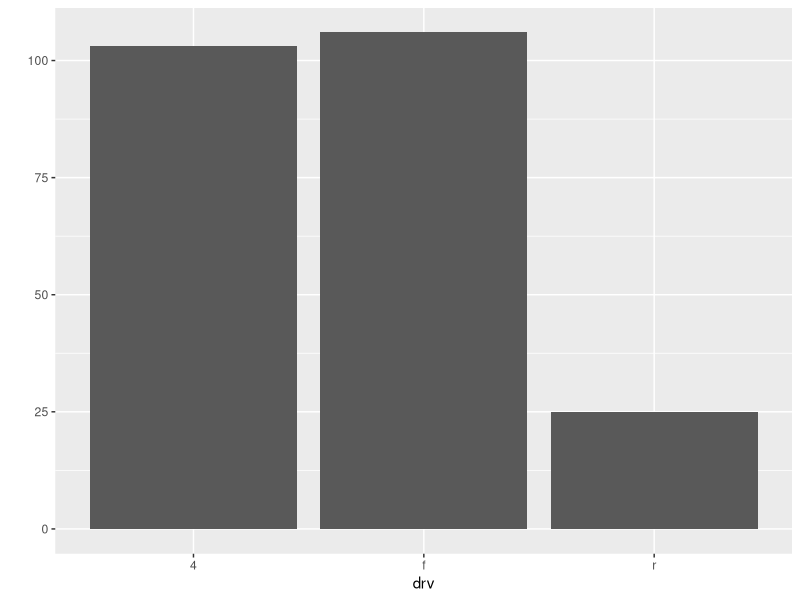
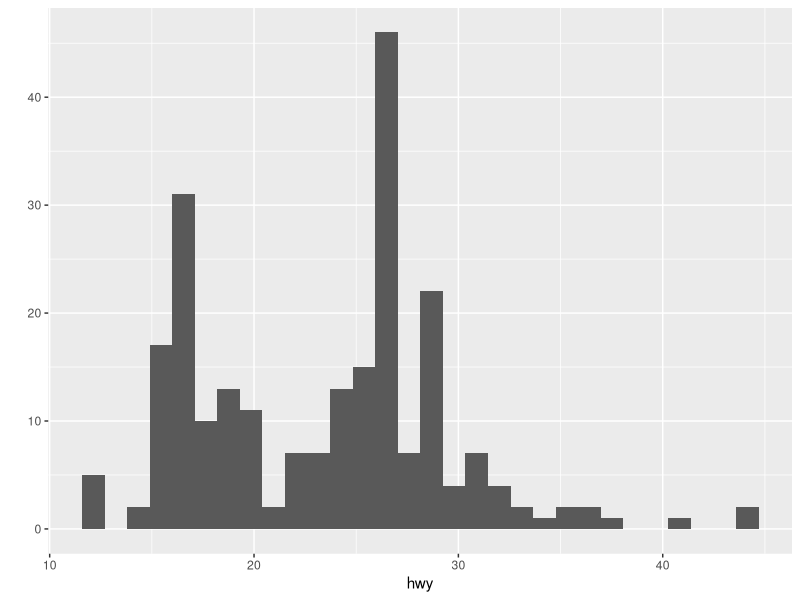
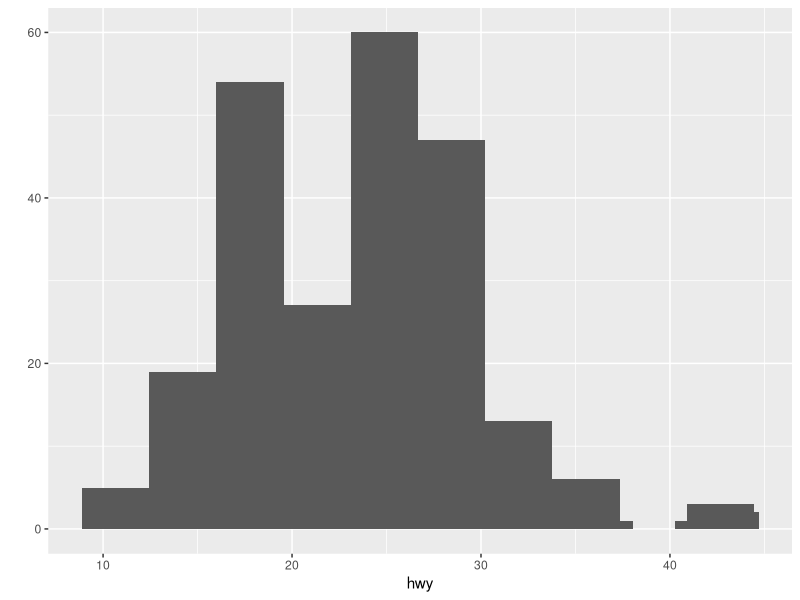
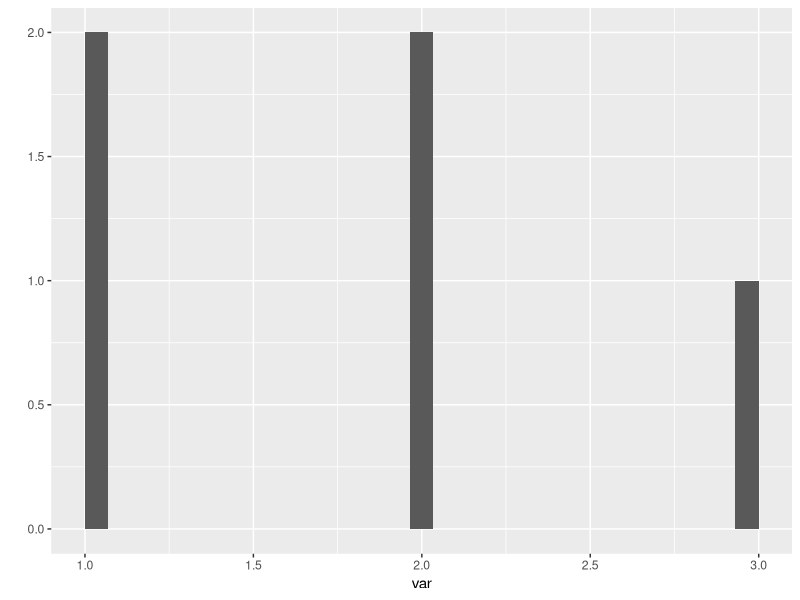
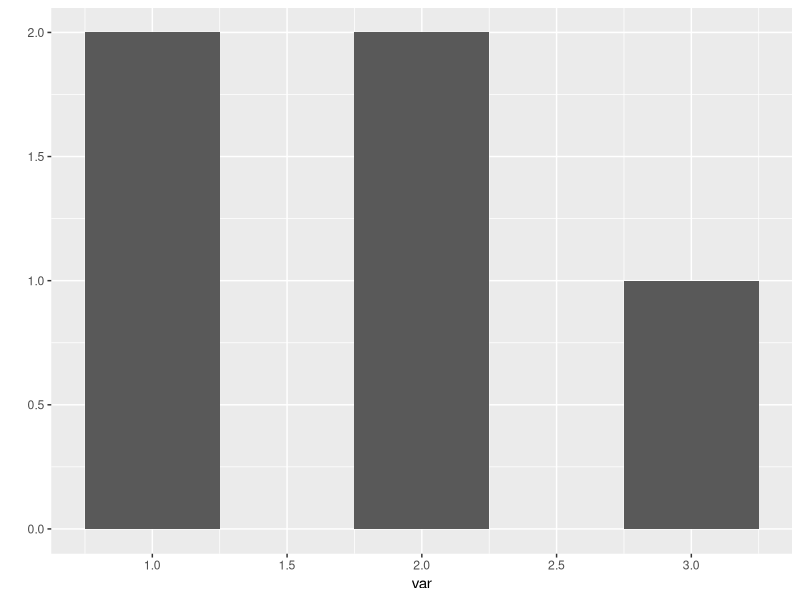
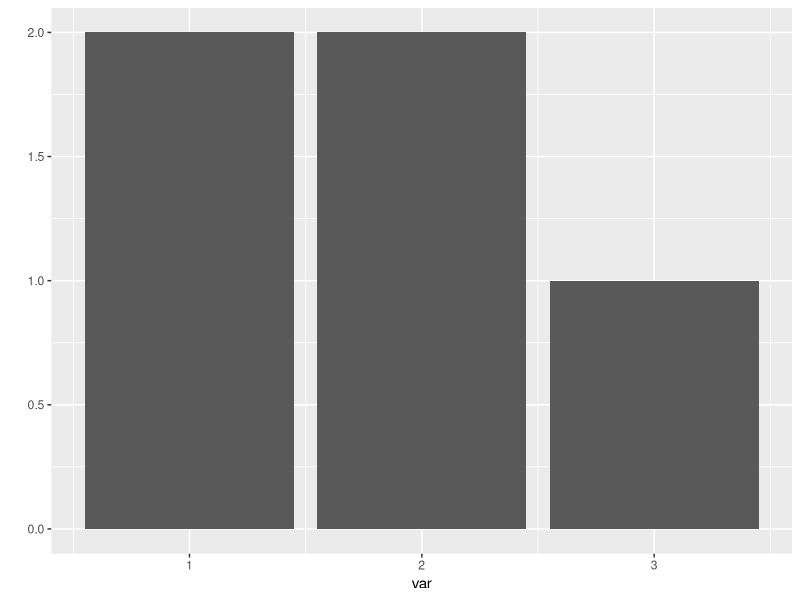
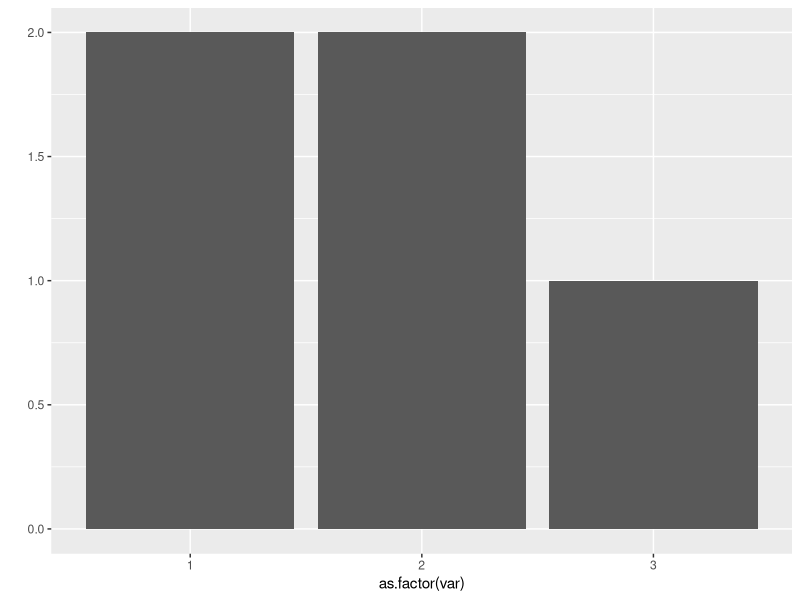
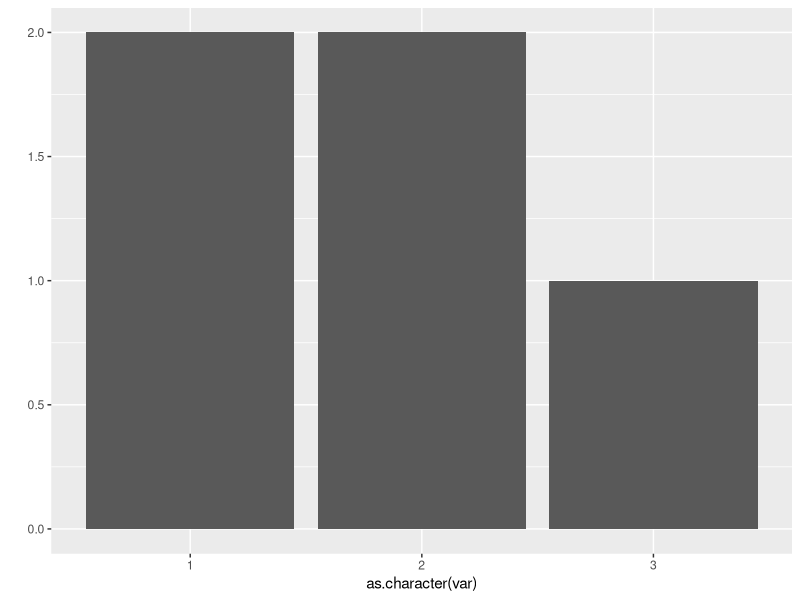

These figures' R source, in order:
## ---- chunk 1
library(ggplot2)
qplot(data = mpg, x = drv)
## ---- chunk 2
qplot(data = mpg, x = hwy)
## ---- chunk 3
qplot(data = mpg, x = hwy) + stat_bin(bins = 10)
## ---- chunk 4
var <- c(1, 1, 2, 2, 3)
qplot(var)
## ---- chunk 5
qplot(var) + stat_bin(bins = 5)
## ---- chunk 6
qplot(var, geom = "bar")
## ---- chunk 7
qplot(as.factor(var))
qplot(as.character(var))
